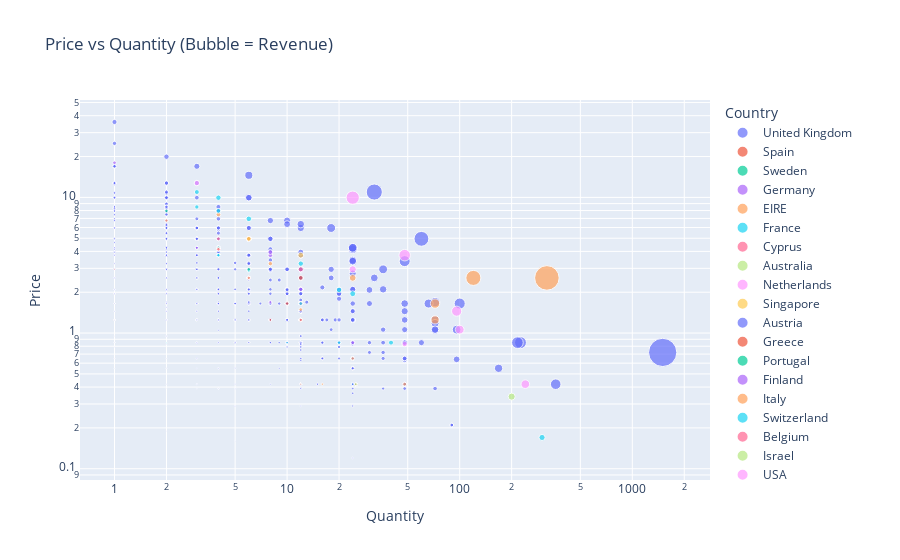

Notebook source saved alongside this figure:
### Code cell
# changing the hover_data = {'column_name': True/False}
fig = px.scatter(df_sample.sample(1000),
                 x='Quantity', y='Price',
                 size='Revenue', color='Country',
                 hover_data={'Quantity': True, 'Price':True, 'Revenue':False, 'Country':False, 'Month':True},
                 title='Price vs Quantity (Bubble = Revenue)')

fig.update_layout(xaxis_type='log', yaxis_type='log')
fig.show()

### Figure 1 — Plotly figure (JSON) as saved in the notebook; plotly's stock layout.template omitted (floating-point values rounded to 4 significant figures; data arrays with more than 128 entries replaced by an {"elided": "..."} marker saying what was removed)
{"data": [{"customdata": {"elided": "915x3 mixed values"}, "hovertemplate": "Quantity=%{x}<br>Price=%{y}<br>Month=%{customdata[2]}<extra></extra>", "legendgroup": "United Kingdom", "marker": {"color": "#636efa", "size": {"elided": "915 float values"}, "sizemode": "area", "sizeref": 2.7, "symbol": "circle"}, "mode": "markers", "name": "United Kingdom", "orientation": "v", "showlegend": true, "type": "scatter", "x": {"elided": "915 int values"}, "xaxis": "x", "y": {"elided": "915 float values"}, "yaxis": "y"}, {"customdata": [[2.95, "Spain", "2011-11"], [10, "Spain", "2011-11"], [29.7, "Spain", "2011-02"], [30.6, "Spain", "2010-01"]], "hovertemplate": "Quantity=%{x}<br>Price=%{y}<br>Month=%{customdata[2]}<extra></extra>", "legendgroup": "Spain", "marker": {"color": "#EF553B", "size": [2.95, 10.0, 29.7, 30.6], "sizemode": "area", "sizeref": 2.7, "symbol": "circle"}, "mode": "markers", "name": "Spain", "orientation": "v", "showlegend": true, "type": "scatter", "x": [1, 8, 6, 12], "xaxis": "x", "y": [2.95, 1.25, 4.95, 2.55], "yaxis": "y"}, {"customdata": [[15.9, "Sweden", "2011-04"]], "hovertemplate": "Quantity=%{x}<br>Price=%{y}<br>Month=%{customdata[2]}<extra></extra>", "legendgroup": "Sweden", "marker": {"color": "#00cc96", "size": [15.9], "sizemode": "area", "sizeref": 2.7, "symbol": "circle"}, "mode": "markers", "name": "Sweden", "orientation": "v", "showlegend": true, "type": "scatter", "x": [2], "xaxis": "x", "y": [7.95], "yaxis": "y"}, {"customdata": [[16.6, "Germany", "2011-06"], [19.8, "Germany", "2011-06"], [13.5, "Germany", "2011-11"], [17.7, "Germany", "2011-09"], [15, "Germany", "2010-07"], [30, "Germany", "2011-10"], [18, "Germany", "2011-08"], [13.52, "Germany", "2010-01"], [20.4, "Germany", "2010-10"], [8.5, "Germany", "2010-01"], [25.2, "Germany", "2010-10"], [15, "Germany", "2011-10"], [12.75, "Germany", "2010-10"], [16.6, "Germany", "2011-12"]], "hovertemplate": "Quantity=%{x}<br>Price=%{y}<br>Month=%{customdata[2]}<extra></extra>", "legendgroup": "Germany", "marker": {"color": "#ab63fa", "size": [16.6, 19.8, 13.5, 17.7, 15.0, 30.0, 18.0, 13.52, 20.4, 8.5, 25.2, 15.0, 12.75, 16.6], "sizemode": "area", "sizeref": 2.7, "symbol": "circle"}, "mode": "markers", "name": "Germany", "orientation": "v", "showlegend": true, "type": "scatter", "x": [4, 12, 2, 6, 12, 8, 1, 8, 24, 10, 12, 12, 3, 4], "xaxis": "x", "y": [4.15, 1.65, 6.75, 2.95, 1.25, 3.75, 18.0, 1.69, 0.85, 0.85, 2.1, 1.25, 4.25, 4.15], "yaxis": "y"}, {"customdata": [[15, "EIRE", "2010-06"], [20.16, "EIRE", "2010-07"], [26, "EIRE", "2010-09"], [13.5, "EIRE", "2011-01"], [90, "EIRE", "2010-09"], [306, "EIRE", "2011-01"], [5.04, "EIRE", "2011-07"], [6.72, "EIRE", "2011-07"], [17.88, "EIRE", "2010-01"], [816, "EIRE", "2010-01"], [118.8, "EIRE", "2011-09"], [15, "EIRE", "2010-09"], [29.96, "EIRE", "2010-04"], [29.7, "EIRE", "2011-07"], [10.5, "EIRE", "2010-10"], [17, "EIRE", "2011-11"], [15.6, "EIRE", "2010-08"], [61.2, "EIRE", "2011-12"]], "hovertemplate": "Quantity=%{x}<br>Price=%{y}<br>Month=%{customdata[2]}<extra></extra>", "legendgroup": "EIRE", "marker": {"color": "#FFA15A", "size": [15.0, 20.16, 26.0, 13.5, 90.0, 306.0, 5.04, 6.72, 17.88, 816.0, 118.8, 15.0, 29.96, 29.7, 10.5, 17.0, 15.6, 61.2], "sizemode": "area", "sizeref": 2.7, "symbol": "circle"}, "mode": "markers", "name": "EIRE", "orientation": "v", "showlegend": true, "type": "scatter", "x": [12, 48, 8, 2, 72, 120, 12, 16, 12, 320, 72, 12, 4, 6, 25, 4, 24, 24], "xaxis": "x", "y": [1.25, 0.42, 3.25, 6.75, 1.25, 2.55, 0.42, 0.42, 1.49, 2.55, 1.65, 1.25, 7.49, 4.95, 0.42, 4.25, 0.65, 2.55], "yaxis": "y"}, {"customdata": [[25.5, "France", "2009-12"], [15, "France", "2010-05"], [8.5, "France", "2010-01"], [41.7, "France", "2011-02"], [41.6, "France", "2011-12"], [46.8, "France", "2010-07"], [17, "France", "2011-11"], [15, "France", "2011-07"], [34, "France", "2011-10"], [32.85, "France", "2010-11"], [1.7, "France", "2010-07"], [39, "France", "2011-04"], [15, "France", "2010-09"], [17.34, "France", "2011-07"], [31.8, "France", "2011-09"], [10.08, "France", "2010-02"], [51.0, "France", "2010-08"], [15, "France", "2010-08"], [39.8, "France", "2010-07"], [17, "France", "2011-11"]], "hovertemplate": "Quantity=%{x}<br>Price=%{y}<br>Month=%{customdata[2]}<extra></extra>", "legendgroup": "France", "marker": {"color": "#19d3f3", "size": [25.5, 15.0, 8.5, 41.7, 41.6, 46.8, 17.0, 15.0, 34.0, 32.85, 1.7, 39.0, 15.0, 17.34, 31.8, 10.08, 51.0, 15.0, 39.8, 17.0], "sizemode": "area", "sizeref": 2.7, "symbol": "circle"}, "mode": "markers", "name": "France", "orientation": "v", "showlegend": true, "type": "scatter", "x": [3, 4, 10, 6, 20, 24, 4, 4, 40, 3, 2, 12, 12, 6, 4, 24, 300, 12, 4, 20], "xaxis": "x", "y": [8.5, 3.75, 0.85, 6.95, 2.08, 1.95, 4.25, 3.75, 0.85, 10.95, 0.85, 3.25, 1.25, 2.89, 7.95, 0.42, 0.17, 1.25, 9.95, 0.85], "yaxis": "y"}, {"customdata": [[19.8, "Cyprus", "2010-04"]], "hovertemplate": "Quantity=%{x}<br>Price=%{y}<br>Month=%{customdata[2]}<extra></extra>", "legendgroup": "Cyprus", "marker": {"color": "#FF6692", "size": [19.8], "sizemode": "area", "sizeref": 2.7, "symbol": "circle"}, "mode": "markers", "name": "Cyprus", "orientation": "v", "showlegend": true, "type": "scatter", "x": [12], "xaxis": "x", "y": [1.65], "yaxis": "y"}, {"customdata": [[68, "Australia", "2011-06"]], "hovertemplate": "Quantity=%{x}<br>Price=%{y}<br>Month=%{customdata[2]}<extra></extra>", "legendgroup": "Australia", "marker": {"color": "#B6E880", "size": [68.0], "sizemode": "area", "sizeref": 2.7, "symbol": "circle"}, "mode": "markers", "name": "Australia", "orientation": "v", "showlegend": true, "type": "scatter", "x": [200], "xaxis": "x", "y": [0.34], "yaxis": "y"}, {"customdata": [[139.2, "Netherlands", "2011-03"], [15.3, "Netherlands", "2010-04"], [238.8, "Netherlands", "2011-11"], [106, "Netherlands", "2011-01"], [180, "Netherlands", "2010-11"], [39.84, "Netherlands", "2011-10"], [100.8, "Netherlands", "2011-06"], [0.65, "Netherlands", "2009-12"], [70.8, "Netherlands", "2010-10"]], "hovertemplate": "Quantity=%{x}<br>Price=%{y}<br>Month=%{customdata[2]}<extra></extra>", "legendgroup": "Netherlands", "marker": {"color": "#FF97FF", "size": [139.2, 15.3, 238.8, 106.0, 180.0, 39.84, 100.8, 0.65, 70.8], "sizemode": "area", "sizeref": 2.7, "symbol": "circle"}, "mode": "markers", "name": "Netherlands", "orientation": "v", "showlegend": true, "type": "scatter", "x": [96, 6, 24, 100, 48, 48, 240, 1, 24], "xaxis": "x", "y": [1.45, 2.55, 9.95, 1.06, 3.75, 0.83, 0.42, 0.65, 2.95], "yaxis": "y"}, {"customdata": [[45, "Singapore", "2011-01"], [16.6, "Singapore", "2011-10"], [15, "Singapore", "2011-01"]], "hovertemplate": "Quantity=%{x}<br>Price=%{y}<br>Month=%{customdata[2]}<extra></extra>", "legendgroup": "Singapore", "marker": {"color": "#FECB52", "size": [45.0, 16.6, 15.0], "sizemode": "area", "sizeref": 2.7, "symbol": "circle"}, "mode": "markers", "name": "Singapore", "orientation": "v", "showlegend": true, "type": "scatter", "x": [12, 4, 12], "xaxis": "x", "y": [3.75, 4.15, 1.25], "yaxis": "y"}, {"customdata": [[10.08, "Austria", "2010-11"]], "hovertemplate": "Quantity=%{x}<br>Price=%{y}<br>Month=%{customdata[2]}<extra></extra>", "legendgroup": "Austria", "marker": {"color": "#636efa", "size": [10.08], "sizemode": "area", "sizeref": 2.7, "symbol": "circle"}, "mode": "markers", "name": "Austria", "orientation": "v", "showlegend": true, "type": "scatter", "x": [24], "xaxis": "x", "y": [0.42], "yaxis": "y"}, {"customdata": [[16.5, "Greece", "2010-01"]], "hovertemplate": "Quantity=%{x}<br>Price=%{y}<br>Month=%{customdata[2]}<extra></extra>", "legendgroup": "Greece", "marker": {"color": "#EF553B", "size": [16.5], "sizemode": "area", "sizeref": 2.7, "symbol": "circle"}, "mode": "markers", "name": "Greece", "orientation": "v", "showlegend": true, "type": "scatter", "x": [10], "xaxis": "x", "y": [1.65], "yaxis": "y"}, {"customdata": [[17.7, "Portugal", "2010-09"]], "hovertemplate": "Quantity=%{x}<br>Price=%{y}<br>Month=%{customdata[2]}<extra></extra>", "legendgroup": "Portugal", "marker": {"color": "#00cc96", "size": [17.7], "sizemode": "area", "sizeref": 2.7, "symbol": "circle"}, "mode": "markers", "name": "Portugal", "orientation": "v", "showlegend": true, "type": "scatter", "x": [6], "xaxis": "x", "y": [2.95], "yaxis": "y"}, {"customdata": [[31.6, "Finland", "2011-03"]], "hovertemplate": "Quantity=%{x}<br>Price=%{y}<br>Month=%{customdata[2]}<extra></extra>", "legendgroup": "Finland", "marker": {"color": "#ab63fa", "size": [31.6], "sizemode": "area", "sizeref": 2.7, "symbol": "circle"}, "mode": "markers", "name": "Finland", "orientation": "v", "showlegend": true, "type": "scatter", "x": [8], "xaxis": "x", "y": [3.95], "yaxis": "y"}, {"customdata": [[15.3, "Italy", "2010-03"]], "hovertemplate": "Quantity=%{x}<br>Price=%{y}<br>Month=%{customdata[2]}<extra></extra>", "legendgroup": "Italy", "marker": {"color": "#FFA15A", "size": [15.3], "sizemode": "area", "sizeref": 2.7, "symbol": "circle"}, "mode": "markers", "name": "Italy", "orientation": "v", "showlegend": true, "type": "scatter", "x": [6], "xaxis": "x", "y": [2.55], "yaxis": "y"}, {"customdata": [[19.8, "Switzerland", "2010-08"]], "hovertemplate": "Quantity=%{x}<br>Price=%{y}<br>Month=%{customdata[2]}<extra></extra>", "legendgroup": "Switzerland", "marker": {"color": "#19d3f3", "size": [19.8], "sizemode": "area", "sizeref": 2.7, "symbol": "circle"}, "mode": "markers", "name": "Switzerland", "orientation": "v", "showlegend": true, "type": "scatter", "x": [12], "xaxis": "x", "y": [1.65], "yaxis": "y"}, {"customdata": [[16.6, "Belgium", "2011-12"], [19.8, "Belgium", "2011-12"], [35.4, "Belgium", "2010-02"], [15, "Belgium", "2011-02"]], "hovertemplate": "Quantity=%{x}<br>Price=%{y}<br>Month=%{customdata[2]}<extra></extra>", "legendgroup": "Belgium", "marker": {"color": "#FF6692", "size": [16.6, 19.8, 35.4, 15.0], "sizemode": "area", "sizeref": 2.7, "symbol": "circle"}, "mode": "markers", "name": "Belgium", "orientation": "v", "showlegend": true, "type": "scatter", "x": [4, 4, 12, 12], "xaxis": "x", "y": [4.15, 4.95, 2.95, 1.25], "yaxis": "y"}, {"customdata": [[10.5, "Israel", "2011-10"]], "hovertemplate": "Quantity=%{x}<br>Price=%{y}<br>Month=%{customdata[2]}<extra></extra>", "legendgroup": "Israel", "marker": {"color": "#B6E880", "size": [10.5], "sizemode": "area", "sizeref": 2.7, "symbol": "circle"}, "mode": "markers", "name": "Israel", "orientation": "v", "showlegend": true, "type": "scatter", "x": [25], "xaxis": "x", "y": [0.42], "yaxis": "y"}, {"customdata": [[38.25, "USA", "2010-01"]], "hovertemplate": "Quantity=%{x}<br>Price=%{y}<br>Month=%{customdata[2]}<extra></extra>", "legendgroup": "USA", "marker": {"color": "#FF97FF", "size": [38.25], "sizemode": "area", "sizeref": 2.7, "symbol": "circle"}, "mode": "markers", "name": "USA", "orientation": "v", "showlegend": true, "type": "scatter", "x": [3], "xaxis": "x", "y": [12.75], "yaxis": "y"}, {"customdata": [[29.7, "United Arab Emirates", "2011-02"]], "hovertemplate": "Quantity=%{x}<br>Price=%{y}<br>Month=%{customdata[2]}<extra></extra>", "legendgroup": "United Arab Emirates", "marker": {"color": "#FECB52", "size": [29.7], "sizemode": "area", "sizeref": 2.7, "symbol": "circle"}, "mode": "markers", "name": "United Arab Emirates", "orientation": "v", "showlegend": true, "type": "scatter", "x": [6], "xaxis": "x", "y": [4.95], "yaxis": "y"}, {"customdata": [[13.2, "Channel Islands", "2010-05"]], "hovertemplate": "Quantity=%{x}<br>Price=%{y}<br>Month=%{customdata[2]}<extra></extra>", "legendgroup": "Channel Islands", "marker": {"color": "#636efa", "size": [13.2], "sizemode": "area", "sizeref": 2.7, "symbol": "circle"}, "mode": "markers", "name": "Channel Islands", "orientation": "v", "showlegend": true, "type": "scatter", "x": [24], "xaxis": "x", "y": [0.55], "yaxis": "y"}], "layout": {"legend": {"itemsizing": "constant", "title": {"text": "Country"}, "tracegroupgap": 0}, "title": {"text": "Price vs Quantity (Bubble = Revenue)"}, "xaxis": {"anchor": "y", "domain": [0, 1], "title": {"text": "Quantity"}, "type": "log"}, "yaxis": {"anchor": "x", "domain": [0, 1], "title": {"text": "Price"}, "type": "log"}}}
